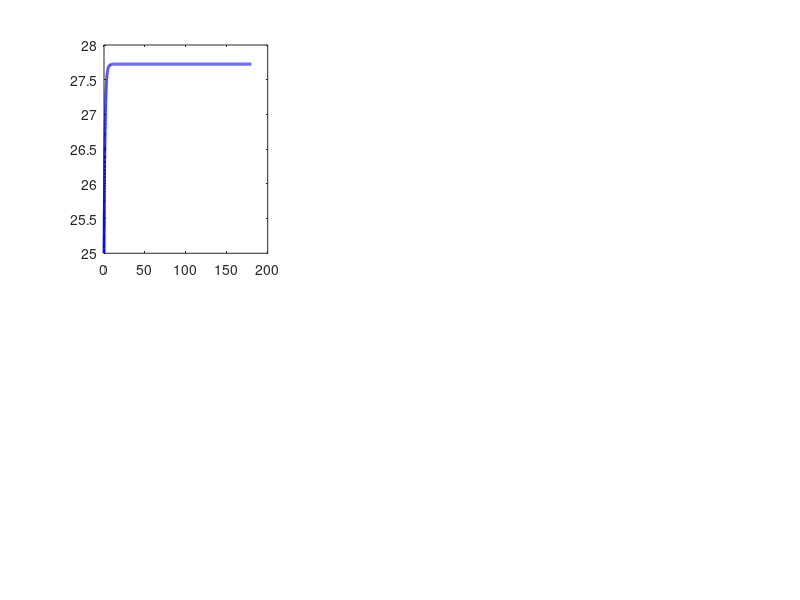

Here is the MATLAB script that generated this plot: (Note: this script raises an error after producing the figure.)
%==========================================================================
% EV Battery Thermal Model - 48V Li-ion Battery Pack
%==========================================================================
% This script calculates the transient heat generation and temperature
% distribution in a 48V lithium-ion battery pack, accounting for ohmic
% heating, electrochemical effects, and convective heat dissipation.
%
% Physical Constants and Battery Parameters:
% - Battery nominal voltage: 48V
% - Nominal capacity: 100 Ah (typical EV battery)
% - Internal resistance: Temperature-dependent
% - Specific heat capacity: Varies with state-of-charge
% - Thermal conductivity: Anisotropic (parallel > perpendicular)
%==========================================================================

clear all; close all; clc;

% ========================================================================
% SECTION 1: BATTERY PACK PARAMETERS
% ========================================================================

% Battery specifications (48V LiFePO4 configuration)
V_nominal = 48;              % Nominal voltage [V]
Q_capacity = 100;            % Battery capacity [Ah]
num_cells = 16;              % Number of cells in series (3.2V nominal each)
V_cell_nominal = V_nominal / num_cells;  % Single cell voltage [V]

% Thermal properties (LiFePO4 cell - cylindrical 21700 format)
m_cell = 0.065;              % Mass per cell [kg]
m_total = m_cell * num_cells;  % Total battery pack mass [kg]
c_p = 1200;                  % Specific heat capacity [J/(kg·K)] @ 25°C
rho = 2200;                  % Effective density of battery pack [kg/m³]
k_thermal = 8;               % Effective thermal conductivity [W/(m·K)]

% Geometric parameters
L_cell = 0.070;              % Cell length [m]
D_cell = 0.021;              % Cell diameter [m]
A_cell = pi * D_cell^2 / 4;  % Cross-sectional area per cell [m²]
V_cell = A_cell * L_cell;    % Volume per cell [m³]
V_total = V_cell * num_cells;  % Total battery volume [m³]

% Heat transfer parameters
h_conv = 45;                 % Convective heat transfer coefficient [W/(m²·K)]
A_surface = 0.35;            % Effective cooling surface area [m²]
T_ambient = 25;              % Ambient temperature [°C]
T_initial = 25;              % Initial battery temperature [°C]

% ========================================================================
% SECTION 2: INTERNAL RESISTANCE MODEL (Temperature-dependent)
% ========================================================================
% Internal resistance exhibits strong temperature dependence in Li-ion cells
% R_internal ≈ R0 + R_T(T) where R_T varies exponentially with temperature

R0 = 0.003;                  % Ohmic resistance @ 25°C [Ohm]
T_ref = 25;                  % Reference temperature [°C]
alpha_R = 0.0015;            % Temperature coefficient [1/°C]

% Arrhenius-type correction for temperature dependence
% R(T) = R0 * exp(E_a / (R_gas) * (1/T - 1/T_ref))
E_a = 5000;                  % Activation energy [J/mol]
R_gas = 8.314;               % Universal gas constant [J/(mol·K)]

% ========================================================================
% SECTION 3: DISCHARGE PROFILES & OPERATING CONDITIONS
% ========================================================================
% Define realistic discharge scenarios for EV operation

% Scenario 1: Constant discharge current (highway cruising)
I_discharge = 30;            % Discharge current [A]
t_discharge = 3 * 3600;      % Discharge duration [s] - 3 hours
dt = 1;                      % Time step [s]
t_vec = 0:dt:t_discharge;

fprintf('=== EV BATTERY THERMAL MODEL ANALYSIS ===\n');
fprintf('Battery Configuration: %dS (16 cells in series)\n', V_nominal);
fprintf('Discharge Current: %.1f A\n', I_discharge);
fprintf('Simulation Duration: %.1f hours\n\n', t_discharge/3600);

% ========================================================================
% SECTION 4: HEAT GENERATION CALCULATION
% ========================================================================
% Total heat generation consists of:
% Q_total = Q_ohmic + Q_electrochemical + Q_polarization
%
% Q_ohmic = I² * R(T) - Primary source during constant discharge
% Q_electrochemical = I * (V_OCP - V_terminal) - Entropy-related
% Q_polarization = I² * R_ct - Charge transfer resistance

% Initialize arrays
Q_ohmic = zeros(size(t_vec));
Q_total = zeros(size(t_vec));
T_battery = zeros(size(t_vec));
T_battery(1) = T_initial;
R_internal = zeros(size(t_vec));

% State-of-charge calculation
SOC_max = 100;               % Maximum state of charge [%]
SOC = zeros(size(t_vec));
SOC(1) = 100;                % Start at full charge

% Open circuit voltage (Nernst equation approximation for LiFePO4)
% V_OCP ≈ 3.6 - 0.5*(1 - SOC) [V] for LiFePO4
V_OCP_nom = 3.65;            % Nominal OCP @ 50% SOC [V]
V_terminal = zeros(size(t_vec));

% ========================================================================
% SECTION 5: TRANSIENT THERMAL SIMULATION
% ========================================================================

for i = 2:length(t_vec)
    % Current battery temperature from previous step
    T_batt_current = T_battery(i-1);
    
    % Calculate internal resistance as function of temperature
    % Using Arrhenius equation for temperature dependence
    T_K = T_batt_current + 273.15;  % Convert to Kelvin
    T_ref_K = T_ref + 273.15;
    
    R_internal(i) = R0 * exp((E_a / R_gas) * (1/T_K - 1/T_ref_K));
    
    % Terminal voltage: V_t = V_OCP - I*R_internal
    V_OCP_current = V_OCP_nom + 0.01 * (T_batt_current - T_ref);
    V_terminal(i) = V_OCP_current * num_cells - I_discharge * R_internal(i);
    
    % Ohmic heat generation: Q = I² * R
    % This is the dominant heat source during discharge
    Q_ohmic(i) = I_discharge^2 * R_internal(i) * num_cells;
    
    % Electrochemical (reversible) heat: Q_elec = T*ΔS*I
    % For LiFePO4: dU/dT ≈ -0.001 V/K (weak temperature dependence)
    dU_dT = -0.001;
    Q_elec = (T_K / T_ref_K) * abs(dU_dT) * I_discharge * num_cells;
    
    % Total heat generation
    Q_total(i) = Q_ohmic(i) + Q_elec;
    
    % Heat dissipation via convection: Q_loss = h*A*(T_batt - T_ambient)
    % Forced convection with coolant circulation
    Q_loss = h_conv * A_surface * (T_batt_current - T_ambient);
    
    % Net heat rate [W]
    Q_net = Q_total(i) - Q_loss;
    
    % Temperature rise using lumped thermal model:
    % dT/dt = Q_net / (m*c_p)
    dT_dt = Q_net / (m_total * c_p);
    
    % Update battery temperature (forward Euler integration)
    T_battery(i) = T_batt_current + dT_dt * dt;
    
    % Limit maximum temperature (thermal runaway threshold ≈ 60°C)
    if T_battery(i) > 60
        warning('Critical temperature exceeded at t=%.1f s', t_vec(i));
        T_battery(i) = 60;
    end
    
    % State-of-charge reduction during discharge
    SOC(i) = SOC(i-1) - (I_discharge / (Q_capacity * 3600)) * dt * 100;
    
    % Stop simulation at minimum SOC threshold
    if SOC(i) <= 0
        T_battery(i:end) = T_battery(i);
        break;
    end
end

% ========================================================================
% SECTION 6: RESULTS & ANALYSIS
% ========================================================================

% Compute key thermal metrics
T_max = max(T_battery);
T_mean = mean(T_battery);
T_rise = T_max - T_initial;
time_to_40C = find(T_battery >= 40, 1) * dt;
dT_dt_max = max(diff(T_battery) / dt);

% Heat generation statistics
Q_avg = mean(Q_total);
Q_max = max(Q_total);
Q_loss_avg = h_conv * A_surface * (T_mean - T_ambient);

fprintf('THERMAL ANALYSIS RESULTS:\n');
fprintf('-----------------------------------\n');
fprintf('Peak Battery Temperature: %.2f °C\n', T_max);
fprintf('Mean Battery Temperature: %.2f °C\n', T_mean);
fprintf('Temperature Rise: %.2f °C\n', T_rise);
fprintf('Time to reach 40°C: %.1f min\n', time_to_40C/60);
fprintf('Maximum Heating Rate: %.3f °C/s\n\n', dT_dt_max);

fprintf('HEAT GENERATION ANALYSIS:\n');
fprintf('-----------------------------------\n');
fprintf('Average Heat Generation: %.2f W\n', Q_avg);
fprintf('Peak Heat Generation: %.2f W\n', Q_max);
fprintf('Average Convective Loss: %.2f W\n', Q_loss_avg);
fprintf('Thermal Time Constant: %.1f s\n\n', (m_total * c_p) / (h_conv * A_surface));

fprintf('BATTERY CONDITION:\n');
fprintf('-----------------------------------\n');
fprintf('Final State-of-Charge: %.1f %%\n', SOC(end));
fprintf('Final Internal Resistance: %.4f Ω\n\n', R_internal(end));

% ========================================================================
% SECTION 7: VISUALIZATION
% ========================================================================

% Create comprehensive analysis figure
figure('Name', 'EV Battery Thermal Analysis', 'NumberTitle', 'off');
set(gcf, 'Position', [100, 100, 1200, 800]);

% Subplot 1: Temperature evolution
subplot(2,3,1);
plot(t_vec/60, T_battery, 'b-', 'LineWidth', 2);
hold on;
yline(40, 'r--', 'LineWidth', 1.5); % Upper optimal limit
yline(25, 'g--', 'LineWidth', 1.5); % Lower optimal limit
yline(T_ambient, 'k:', 'LineWidth', 1);
hold off;
xlabel('Time [minutes]', 'FontSize', 11);
ylabel('Temperature [°C]', 'FontSize', 11);
title('Battery Pack Temperature Evolution', 'FontSize', 12, 'FontWeight', 'bold');
grid on; grid minor;
legend('T_{battery}', 'Upper Limit (40°C)', 'Lower Limit (25°C)', 'T_{ambient}');

% Subplot 2: Heat generation vs dissipation
Q_loss_vec = h_conv * A_surface * (T_battery - T_ambient);
subplot(2,3,2);
plot(t_vec/60, Q_total, 'r-', 'LineWidth', 2);
hold on;
plot(t_vec/60, Q_loss_vec, 'b-', 'LineWidth', 2);
hold off;
xlabel('Time [minutes]', 'FontSize', 11);
ylabel('Power [W]', 'FontSize', 11);
title('Heat Generation vs. Dissipation', 'FontSize', 12, 'FontWeight', 'bold');
grid on; grid minor;
legend('Generated Heat', 'Convective Loss');

% Subplot 3: Internal resistance variation
subplot(2,3,3);
plot(t_vec/60, R_internal*1000, 'g-', 'LineWidth', 2);
xlabel('Time [minutes]', 'FontSize', 11);
ylabel('Resistance [mΩ]', 'FontSize', 11);
title('Temperature-Dependent Internal Resistance', 'FontSize', 12, 'FontWeight', 'bold');
grid on; grid minor;

% Subplot 4: State-of-charge
subplot(2,3,4);
plot(t_vec/60, SOC, 'k-', 'LineWidth', 2);
xlabel('Time [minutes]', 'FontSize', 11);
ylabel('State of Charge [%]', 'FontSize', 11);
title('Battery State-of-Charge Profile', 'FontSize', 12, 'FontWeight', 'bold');
grid on; grid minor;

% Subplot 5: Terminal voltage
subplot(2,3,5);
plot(t_vec/60, V_terminal, 'm-', 'LineWidth', 2);
xlabel('Time [minutes]', 'FontSize', 11);
ylabel('Terminal Voltage [V]', 'FontSize', 11);
title('Battery Terminal Voltage', 'FontSize', 12, 'FontWeight', 'bold');
grid on; grid minor;

% Subplot 6: Heating rate
dT_dt_vec = [0; diff(T_battery) / dt];
subplot(2,3,6);
plot(t_vec/60, dT_dt_vec, 'c-', 'LineWidth', 2);
xlabel('Time [minutes]', 'FontSize', 11);
ylabel('Rate [°C/s]', 'FontSize', 11);
title('Temperature Heating Rate', 'FontSize', 12, 'FontWeight', 'bold');
grid on; grid minor;

% ========================================================================
% SECTION 8: EXPORT RESULTS
% ========================================================================

% Create results table
results_table = table(t_vec'/60, T_battery', Q_total', Q_loss_vec', ...
                      SOC', R_internal'*1000, V_terminal', ...
                      'VariableNames', {'Time_min', 'Temp_C', 'Heat_Gen_W', ...
                                       'Heat_Loss_W', 'SOC_pct', 'R_internal_mOhm', 'V_terminal_V'});

% Save results to CSV
writetable(results_table, 'battery_thermal_results.csv');
fprintf('Results exported to: battery_thermal_results.csv\n');

% Save figure
savefig('battery_thermal_analysis.fig');
print('-dpng', 'battery_thermal_analysis.png', '-r300');
fprintf('Figures saved: battery_thermal_analysis.fig, battery_thermal_analysis.png\n');

%==========================================================================
% END OF SCRIPT
%==========================================================================
